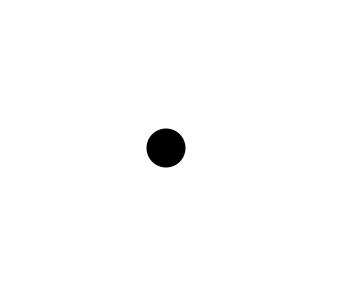
%> input picture Processamento Digital de Imagens/Exemplos_Professor/Exemplo_Frequencia_2C.png, 338 x 290 px
$ octave Exemplo_Frequencia_2.m   (GNU Octave 9; MATLAB toolbox functions it lacks are replaced by stand-ins)
%> lines starting %> are read from the running program, lines starting %| are printed output that depends on the picture
clear all;
clc;

%img_ori     = imread('Exemplo_Frequencia_2A.png');
%img_ori     = imread('Exemplo_Frequencia_2B.png');
img_ori     = imread('Exemplo_Frequencia_2C.png');
%> img_ori is the input picture: size 290x338x3 uint8; min 0, max 255, mean 251.9
img_gray    = rgb2gray(img_ori);
img_fourier = fft2(img_gray);

figure;
subplot(2,2,1);
imshow(img_gray);
title('Imagem Tons de Cinza');

hold;
subplot(2,2,2);
imshow(img_fourier);
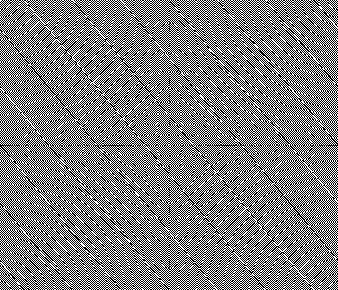
%> displayed picture: size 290x338, on the screen's scale of 0 to 255; min 0, max 255, mean 126.9
title('Transformade Discreta de Fourier da Imagem');

hold;
subplot(2,2,3);
imshow(abs(fftshift(img_fourier)),[24 100000]);
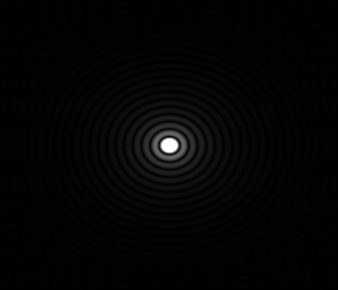
%> displayed picture: size 290x338, on the screen's scale of 0 to 255; min 0, max 255, mean 4.2
title('Espectro de Fourier da Imagem');

$ run again, with Processamento Digital de Imagens/Exemplos_Professor/Exemplo_Frequencia_2A.png copied over Processamento Digital de Imagens/Exemplos_Professor/Exemplo_Frequencia_2C.png
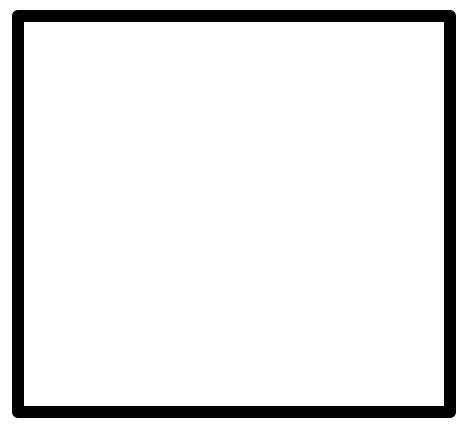
%> input picture Processamento Digital de Imagens/Exemplos_Professor/Exemplo_Frequencia_2A.png, 468 x 432 px
%> img_ori is the input picture: size 432x468x3 uint8; min 0, max 255, mean 230
%> `imshow(img_fourier);`:
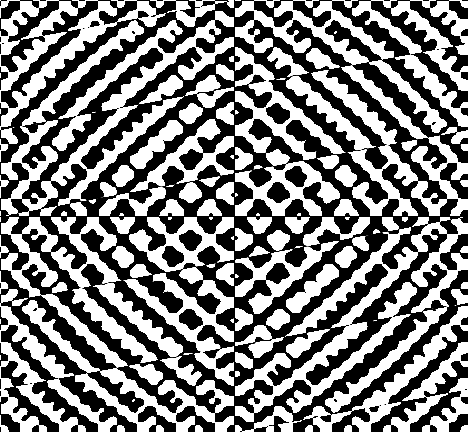
%> displayed picture: size 432x468, on the screen's scale of 0 to 255; min 0, max 255, mean 127.5
%> `imshow(abs(fftshift(img_fourier)),[24 100000]);`:
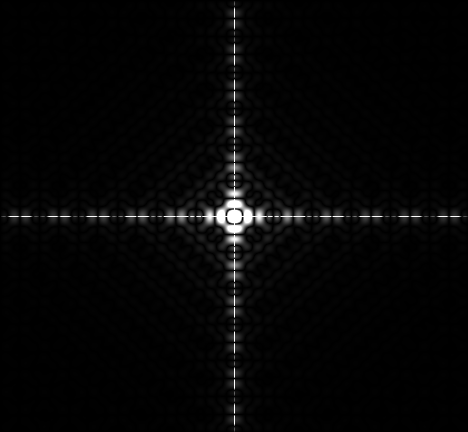
%> displayed picture: size 432x468, on the screen's scale of 0 to 255; min 0, max 255, mean 5.6

$ run again, with Processamento Digital de Imagens/Exemplos_Professor/Exemplo_Frequencia_4C.png copied over Processamento Digital de Imagens/Exemplos_Professor/Exemplo_Frequencia_2C.png
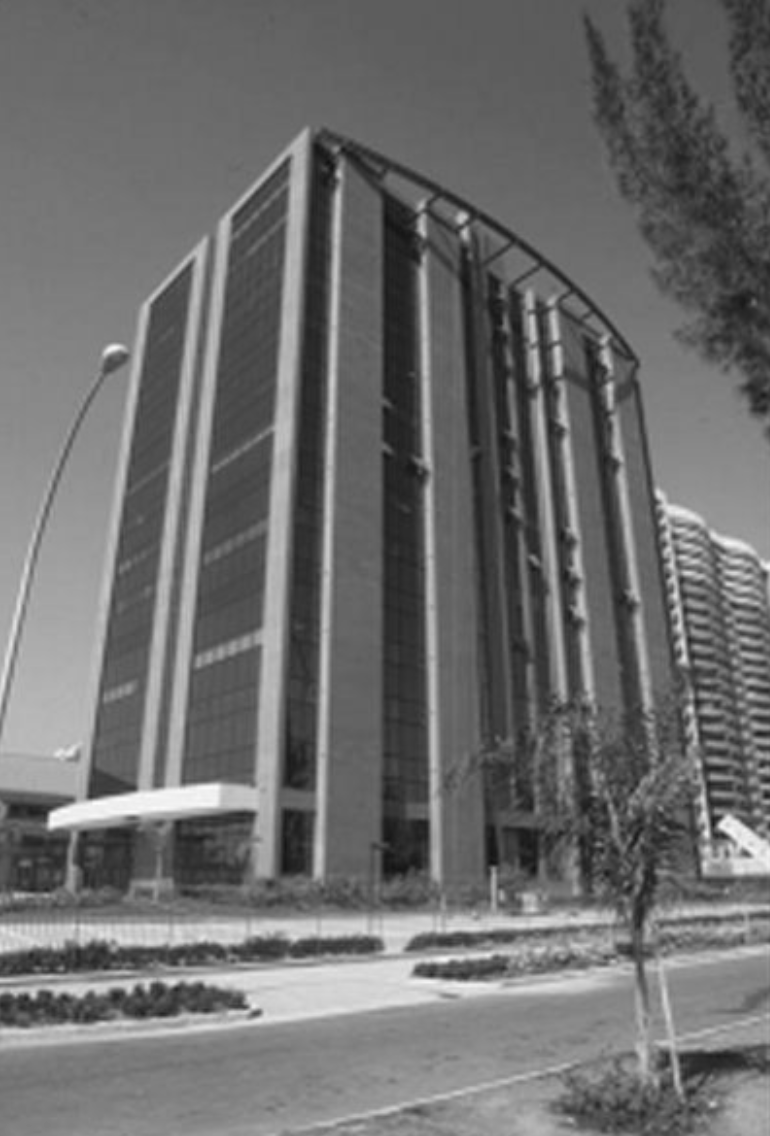
%> input picture Processamento Digital de Imagens/Exemplos_Professor/Exemplo_Frequencia_4C.png, 770 x 1136 px
%> img_ori is the input picture: size 1136x770x3 uint8; min 16, max 253, mean 109.6
%> `imshow(img_fourier);`:
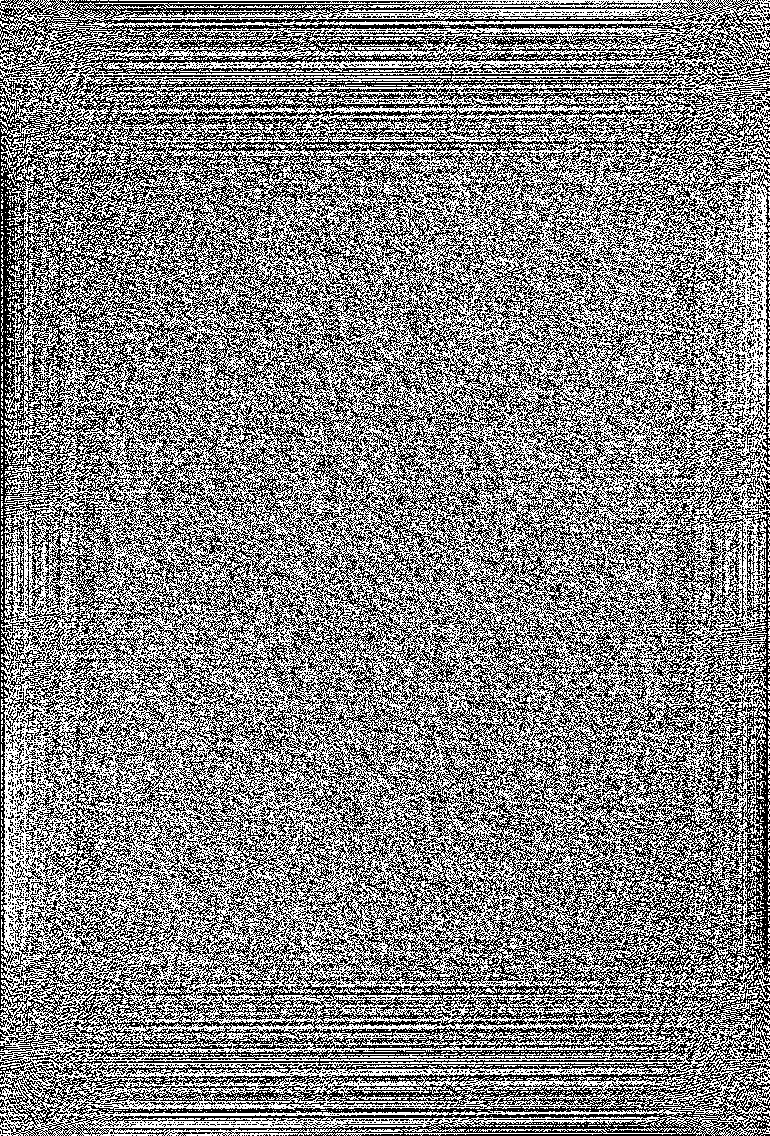
%> displayed picture: size 1136x770, on the screen's scale of 0 to 255; min 0, max 255, mean 131.4
%> `imshow(abs(fftshift(img_fourier)),[24 100000]);`:
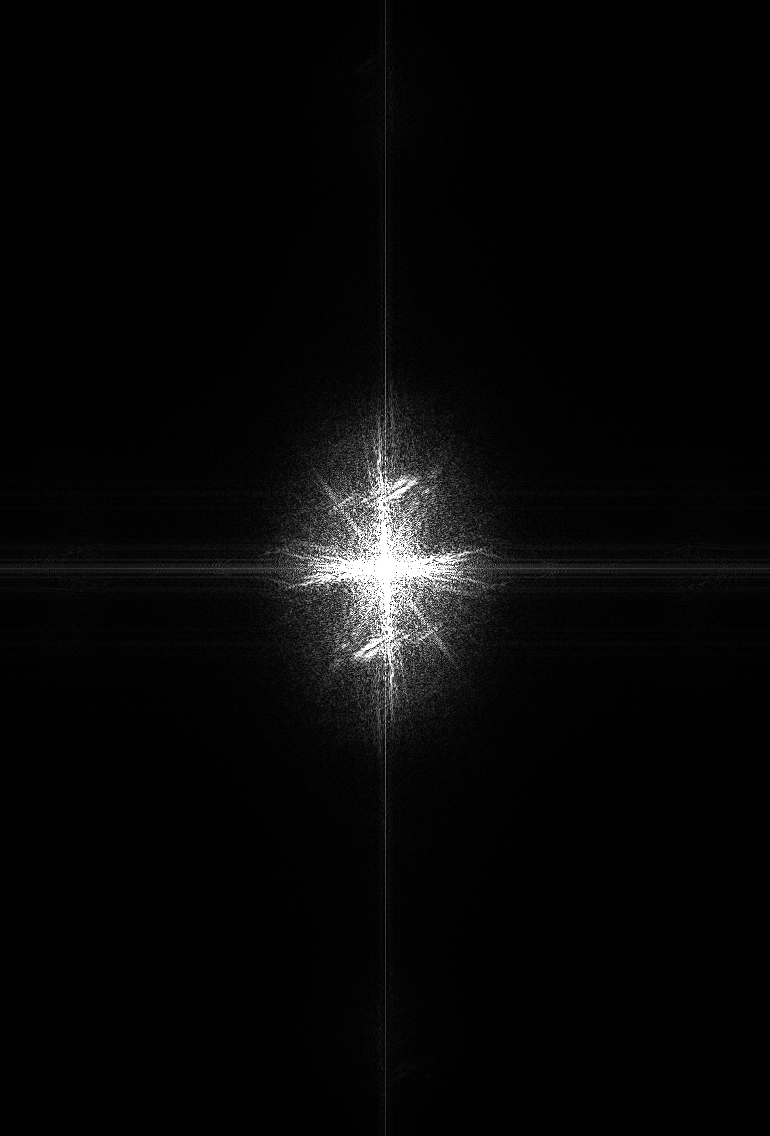
%> displayed picture: size 1136x770, on the screen's scale of 0 to 255; min 0, max 255, mean 7.5
